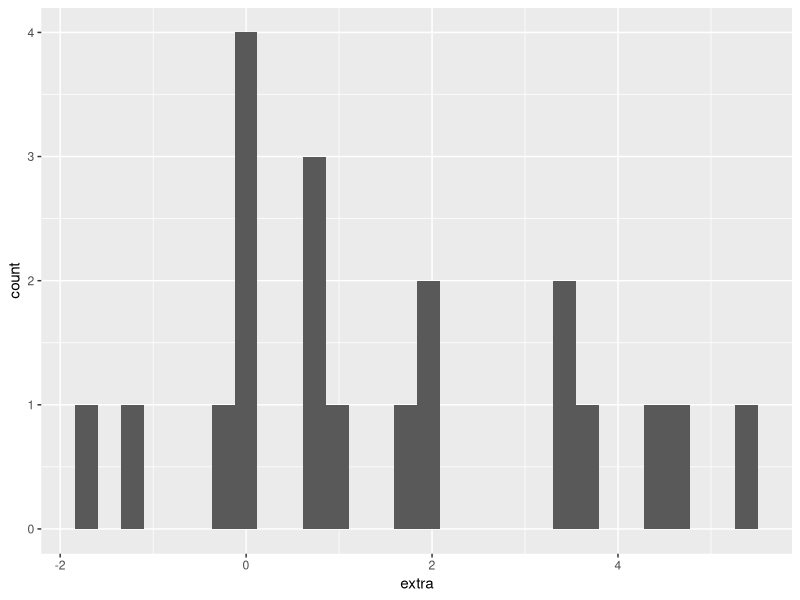
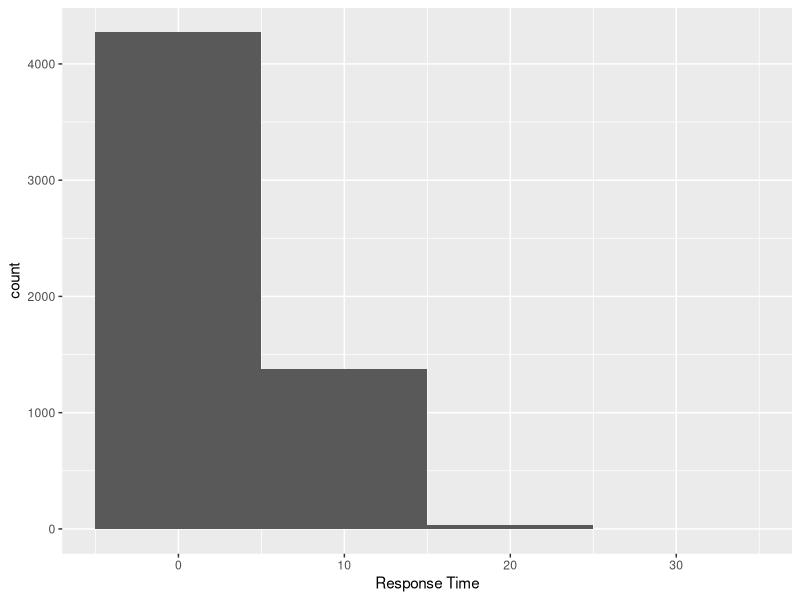
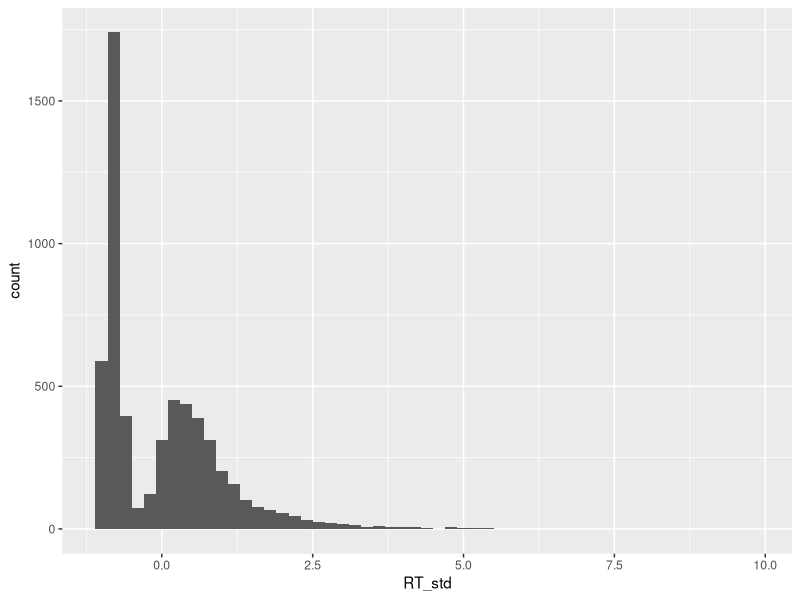
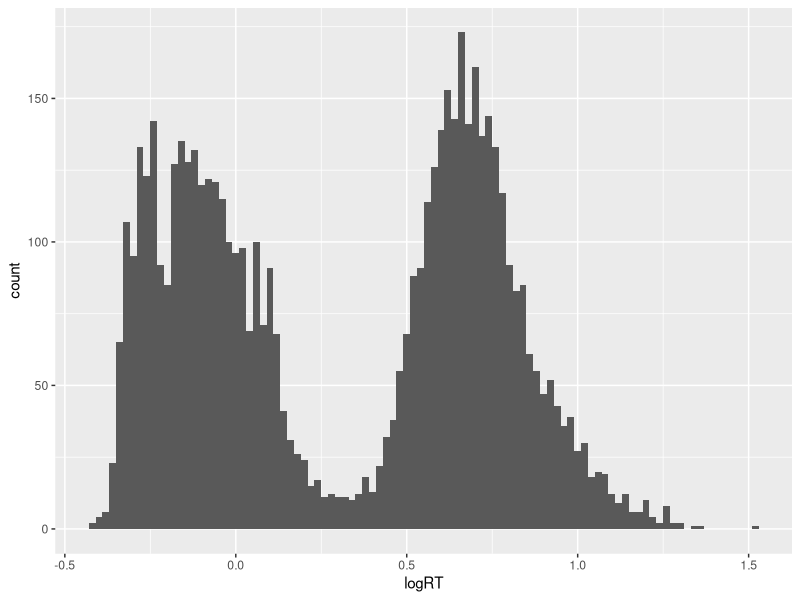
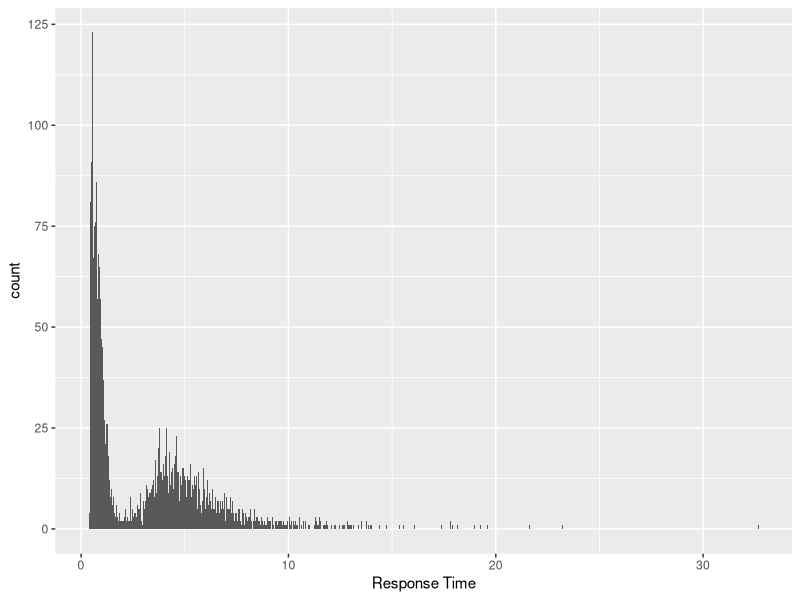
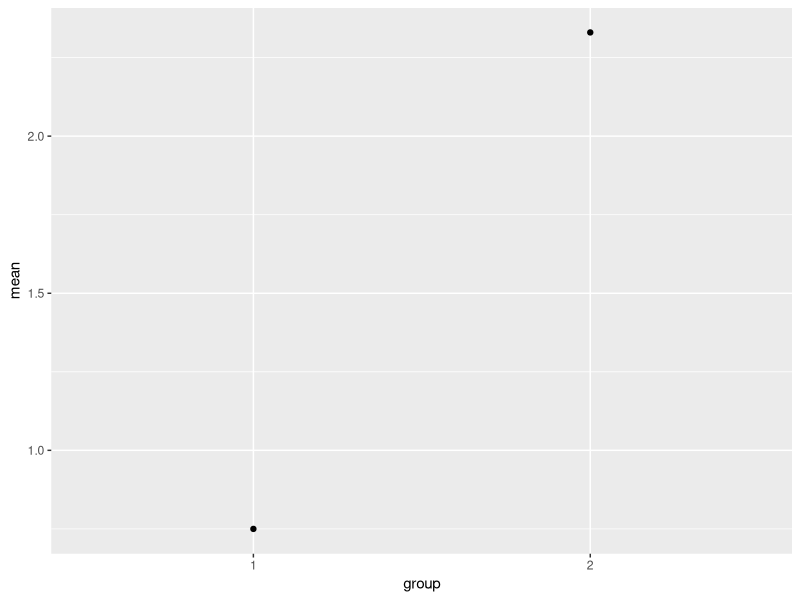

The R script that drew these images, in order: (Note: this script raises an error after producing the figures.)
library(tidyverse)
library(readxl)

mysleep <- sleep
head(mysleep)
summary(mysleep)

###############  HISTOGRAMS   ##############

ggplot(data = mysleep, aes(x = extra)) +
  geom_histogram()

hist1 <- ggplot(data = mysleep, aes(x = extra)) +
  geom_histogram(binwidth = 2)
hist2 <- ggplot(data = mysleep, aes(x = extra)) +
  geom_histogram(binwidth = 1.5)
hist3 <- ggplot(data = mysleep, aes(x = extra)) +
  geom_histogram(binwidth = 1)
hist4 <- ggplot(data = mysleep, aes(x = extra)) +
  geom_histogram(binwidth = .5)
hist5 <- ggplot(data = mysleep, aes(x = extra)) +
  geom_histogram(binwidth = .05)

#Bin width says how wide the bar should be for including values (2 = every 2 units counts for that bar)

########## Exercise 1 ###############

fam <- read_xlsx("Summary_Exp2.xlsx", sheet = 2)

head(fam)
summary(fam)

ggplot(data = fam, aes(x = `Response Time`)) +
  geom_histogram(binwidth = 10)

############ Transforming Data ##############

# Standard Score - has a mean = 0 and sd = 1; scale() is the way to call it
mean(scale(mysleep$extra))

sd(scale(mysleep$extra))

# classification of a scaled score

summary(mysleep$extra)
summary(scale(mysleep$extra))
class(mysleep$extra) #numeric for regular
class(scale(mysleep$extra)) # scale return as a matrix, not a vector. need to change that

str(scale(mysleep$extra))

summary(as.numeric(scale(mysleep$extra)))
class(as.numeric(scale(mysleep$extra))) # now it's numeric

# Center vs. Scaled
#Centered -> mean = 0; scale = FALSE and center = TRUE results in centered and sd is untransformed

mysleep$extra_std <- as.numeric(scale(mysleep$extra))
summary(mysleep)

mysleep <- mysleep %>% mutate(extra_std_tidy = as.numeric(scale(extra)))

######## Exercise 2 #########

mysleep <- mysleep %>% mutate(extra_sqt = as.numeric(sqrt(extra)))

mysleep <- mysleep %>% mutate(extra_cat = ifelse(mysleep$extra <= 0, "low", 
                                                 ifelse(mysleep$extra >= 3, "high", "medium")))

mysleep <- mysleep %>% mutate(extra_corrected = ifelse(mysleep$ID == 1, mysleep$extra + 2, 
                                                ifelse(mysleep$ID == 3, mysleep$extra + 2,
                                                ifelse(mysleep$ID == 7, mysleep$extra + 2, mysleep$extra))))

####### Extension 2 ###########
fam$RT_std <- as.numeric(scale(fam$`Response Time`))

ggplot(data = fam, aes(x = RT_std)) +
  geom_histogram(binwidth = .2)
#consider doing the ifelse stuff for question 2

fam$logRT <- log10(fam$`Response Time`)
ggplot(data = fam, aes(x = logRT)) +
  geom_histogram(binwidth = .02)
ggplot(data = fam, aes(x = `Response Time`)) +
  geom_histogram(binwidth = .02)


######## Summary Values #########
mysleep %>% summarize(extra_mean = mean(extra))

mysleep %>% summarize(extra_mean = mean(extra),
                      extra_median = median(extra),
                      extra_sd = sd(extra))

######## Practice 3 ###########
mysleep_missing <- mysleep
mysleep_missing[c(1, 4, 7, 13), "extra"] <- NA
mysleep_missing %>% summarize(extra_mean = mean(extra, na.rm = TRUE))                                              
#(removed the NAs to still get a mean)


############ Extension 3 ###############

fam
fam_mean <- fam %>% group_by(`Subject Number`) %>% summarise(RT_mean = mean(`Response Time`),
                  RT_median = median(`Response Time`),
                  RT_sd = sd(`Response Time`),
                  RT_count = sum(complete.cases(`Response Time`)),
                  RT_absLog = max(log(abs(`Response Time`) + 1 )))

######### Grouped Aggregation ##################

mysleep %>% group_by(group) %>% summarize(extra_mean = mean(extra))

sleep_cellmeans <- mysleep %>% group_by(group) %>% summarize(mean = mean(extra))
sleep_cellmeans

ggplot(sleep_cellmeans, aes(group, mean)) + geom_point()

ggplot(sleep_cellmeans, aes(group, mean)) + geom_bar()

ggplot(sleep, aes(group)) + geom_bar()

ggplot(sleep_cellmeans, aes(group, mean)) + geom_bar(stat = "identity")


########## Practice 4 ######################

sleep_cell1 <- mysleep %>% group_by(ID) %>% summarize(mean = mean(extra))

ggplot(sleep_cell1, aes(ID, mean)) + geom_point() + geom_hline(yintercept = 0)
ggplot(sleep_cell1, aes(ID, mean)) + geom_bar(stat = "identity")

#add error bars via geom_errorbar based on SD

sleep_mean <- mysleep %>% group_by(group) %>% summarize(mean = mean(extra),
                                                        sd = sd(extra))
ggplot(sleep_mean, aes(group, mean)) + 
  geom_point() + 
  geom_errorbar(aes(ymin = mean - sd, ymax = mean + sd))
ggplot(sleep_mean, aes(group, mean)) + 
  geom_bar(stat = "identity", fill = "yellow", color = "black") + 
  geom_errorbar(aes(ymin = mean - sd, ymax = mean + sd), width = .5)

ggplot(sleep_mean, aes(group, mean)) +
  geom_pointrange(aes(ymin = mean - sd, ymax = mean + sd))

########### Extension 4 ########################

fam_mean
ggplot(fam_mean, aes(`Subject Number`, RT_mean)) + 
  geom_bar(stat = "identity") + 
  geom_errorbar(aes(ymin = RT_mean - RT_sd, ymax = RT_mean + RT_sd))

ggplot(fam_mean, aes(`Subject Number`, RT_mean)) + 
  geom_point() + 
  geom_errorbar(aes(ymin = RT_mean - RT_sd, ymax = RT_mean + RT_sd))

ggplot(fam_mean, aes(`Subject Number`, RT_mean)) + 
  geom_pointrange(aes(ymin = RT_mean - RT_sd, ymax = RT_mean + RT_sd))


############ Functions and Conditionals ######################

geomean <- function(x) {
  exp(mean(log(x)))
}

geomean(sleep$extra)

x <- sleep$extra
log(x)
x

x <- sleep$extra
if(any(x == 0)) {
  x <- jitter(x)
}

x
any(x == 0)

x <- sleep$extra
if(any(x < 0)) {
  x <- abs(x)
}

x

############## Practice 5 ####################

x <- c(2, 4, 6, 7, 3, 5, 7, 3, 1, 2, 4, 7)

std.err <- function(x) {
  output = sd(x)/length(x)
}
std.err(x)

mysleep <- sleep
sleep_cellmeans <- mysleep %>% group_by(group) %>% summarize(mean = mean(extra),
                                                             se = std.err(extra))
sleep_cellmeans

ggplot(sleep_cellmeans, aes(group, mean)) +
  geom_bar(stat = "identity") +
  geom_errorbar(aes(ymin = mean -(1.96*se), ymax = mean + (1.96*se)))


######### Extension 5 #################


fam <- read_xlsx("Summary_Exp2.xlsx", sheet = 2)

names(fam)<-make.names(names(fam),unique = TRUE) 


age.data <- data.frame(
  Subject.Number = c(401, 408, 415, 416, 417, 418, 419, 422, 424, 426, 405, 406),
  Age = c("1", "1", "1", "1", "1", "1", "1", "1", "2", "2", "2", "2")
)


fam<- left_join(fam, age.data, by = "Subject.Number")
View(fam)

#Filter Rows for Talker ID scores ONLY
fam$Talker.ID.Response <- as.factor(fam$Talker.ID.Response)
fam$Subject.Number <- as.factor(fam$Subject.Number)


fam <- filter(fam, Talker.ID.Response == 3)
fam <- fam[,-7]
fam$log_RT <- log10(fam$Response.Time)

#Monaural Conditions
fam_mono <- filter(fam, Presentation == 1, Condition <=20, Target.to.Masker.Ratio != 3)

fam_mono$TMR <- fam_mono$Target.to.Masker.Ratio
fam_mono$TMR <-as.factor(fam_mono$TMR)
fam_mono$Condition <- as.factor(fam_mono$Condition)

fam_mono$Condition[fam_mono$Condition==8] <- 1
fam_mono$Condition[fam_mono$Condition==9] <- 2
fam_mono$Condition[fam_mono$Condition==10] <- 3

fam_mono$TMR <- recode(fam_mono$TMR, "1" = "0", "2" = "-5")
fam_mono$Age <- recode(fam_mono$Age, "1" = "Young", "2" = "Older")

std.err <- function(x) {
  output = sd(x)/length(x)
}
std.err(x)

fam_mono_mean <- fam_mono %>% group_by(Condition, TMR, Age) %>% summarise(mean = mean(Score_1),
                                                             se = std.err(Score_1))
ggplot(fam_mono_mean, aes(TMR, mean, fill = Condition)) +
  geom_bar(stat = "identity", colour = "black", position = position_dodge2(padding = .2), width = 3) +
  geom_errorbar(aes(ymin = mean - (1.96*se), ymax = mean + (1.96*se)), position = position_dodge2(padding = .5)) +
  scale_fill_manual(name = "Identity of\nFamiliar Voice", 
                    labels=c("Familiar Target\n(Condition 1)", "Familiar Masker\n(Condition 2)", "Unfamiliar\n(Condition 3)"),
                    values=c("#8856a7","#8c96c6","#edf8fb")) +
  scale_y_continuous(name = "Proportion Corrent", expand = c(0,0), limits = 0:1.2) +
  theme_classic()+
  facet_wrap(~ Age)

############## Reshaping #################

levels(mysleep$group)

mysleep <- sleep
print(mysleep)
levels(mysleep$group) <- c("group1", "group2")
print(mysleep)

mysleep$group_wrong <- mysleep$group
levels(mysleep$group_wrong) <- c("group2", "group1")
print(mysleep)

mysleep <- sleep
levels(mysleep$group) <- c("group1", "group2")
summary(mysleep)

mysleep_wide %>% pivot_longer(cols = c(group1, group2), 
                              names_to = "condition", 
                              values_to = "hours")

mysleep
mysleep_wide %>% pivot_longer(cols = c(group1, group2), 
                              names_to = "condition", 
                              values_to = "hours") %>%
  select(hours, condition, ID) %>% 
  arrange(condition, ID) %>% as.data.frame()


########### Practice 6 ##############

myiris <- iris

